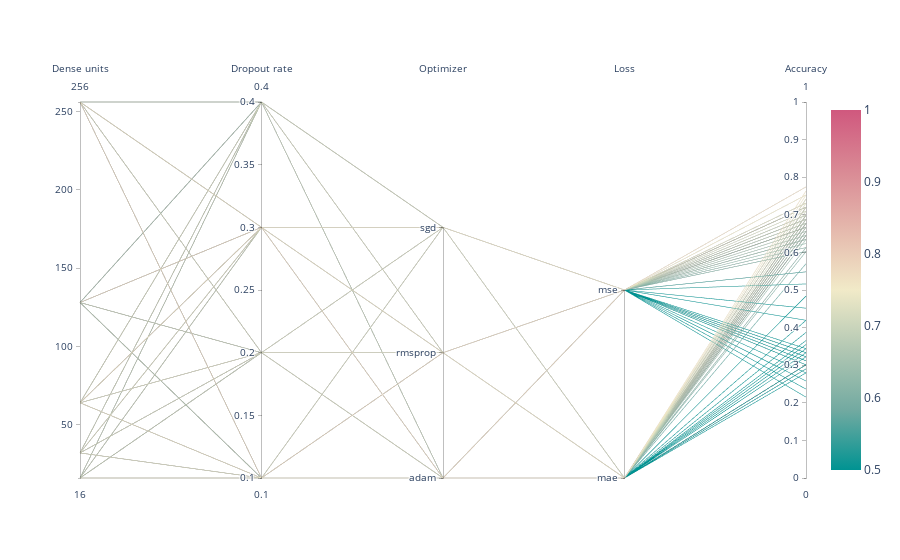

The notebook cell this image was saved under:
### Code cell
import plotly.graph_objects as go

df = pd.DataFrame(hp_results)

fig = go.Figure(data=
    go.Parcoords(
        line = dict(color = df['accuracy'],
                   colorscale = 'Tealrose',
                   showscale = True,
                   cmin = 0.5,
                   cmax = 1.0),
        dimensions = list([
            dict(range = [min(HP_NUM_UNITS.domain.values), max(HP_NUM_UNITS.domain.values)],
                 label = "Dense units", values = df['dense_units']),
            dict(range = [min(HP_DROPOUT.domain.values), max(HP_DROPOUT.domain.values)],
                 label = 'Dropout rate', values = df['dropout_rate']),
            dict(tickvals = [0, 1, 2],
                 range = [0, len(HP_OPTIMIZER.domain.values)],
                 ticktext = HP_OPTIMIZER.domain.values,
                 label = 'Optimizer', values = df['optimizer']),
            dict(tickvals = [0, 1],
                 range = [0, len(HP_LOSS.domain.values)],
                 ticktext = HP_LOSS.domain.values,
                 label = 'Loss', values = df['loss']),
            dict(range = [0, 1.0],
                 label = 'Accuracy', values = df['accuracy'])])
    )
)
fig.show()
